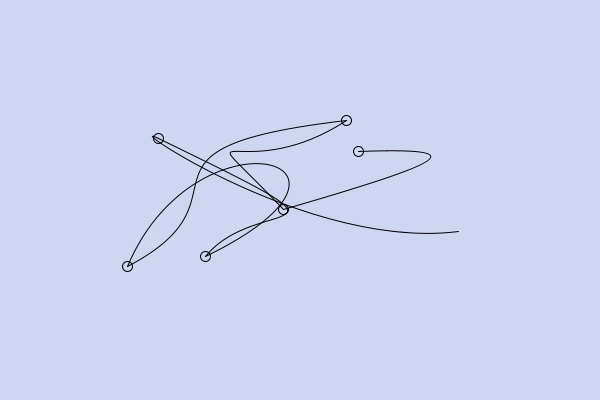
Frame 1 (no input)
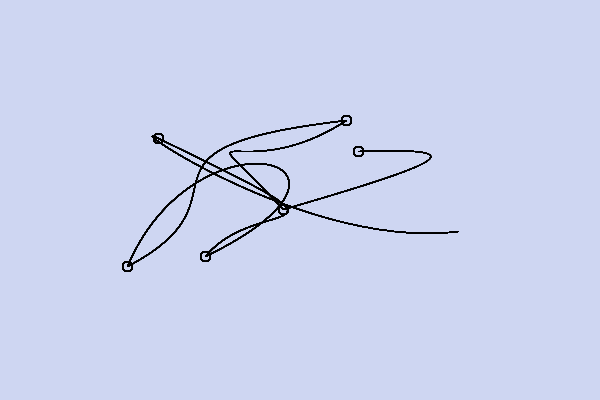
Frame 60 (the mouse pressed at the canvas centre just before this capture)
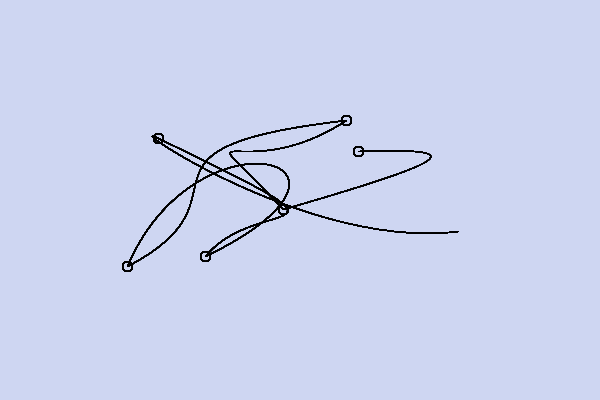
Frame 120 (the mouse held since frame 60 and released just before this capture)

The Processing sketch that drew these frames (run headless with seeded random() and noise(); from frame 60 on, the mouse is pressed at the canvas centre):

// Processing sketch: bigcurve5
// ── bigcurve5.pde
int NumPoints = 24;
float [] Xp;
float [] Yp;

void setup() {
   size(600, 400);
   background(206, 214, 242);
   noFill();
   Xp = new float[NumPoints];
   Yp = new float[NumPoints];
   for (int i=0; i<NumPoints; i++) {
      Xp[i] = random(100, 500);
      Yp[i] = random(100, 300);
   }
}

void draw() {
   for (int i=4; i<NumPoints; i+=4) {
      Xp[i] = Xp[i-1];
      Yp[i] = Yp[i-1];
   }
   for (int i=0; i<NumPoints; i+=4) {
      ellipse(Xp[i], Yp[i], 10, 10);
   }
   for (int i=0; i<NumPoints; i+=4) {
      bezier(Xp[i],   Yp[i],   Xp[i+1], Yp[i+1],
             Xp[i+2], Yp[i+2], Xp[i+3], Yp[i+3]);
   }
}
